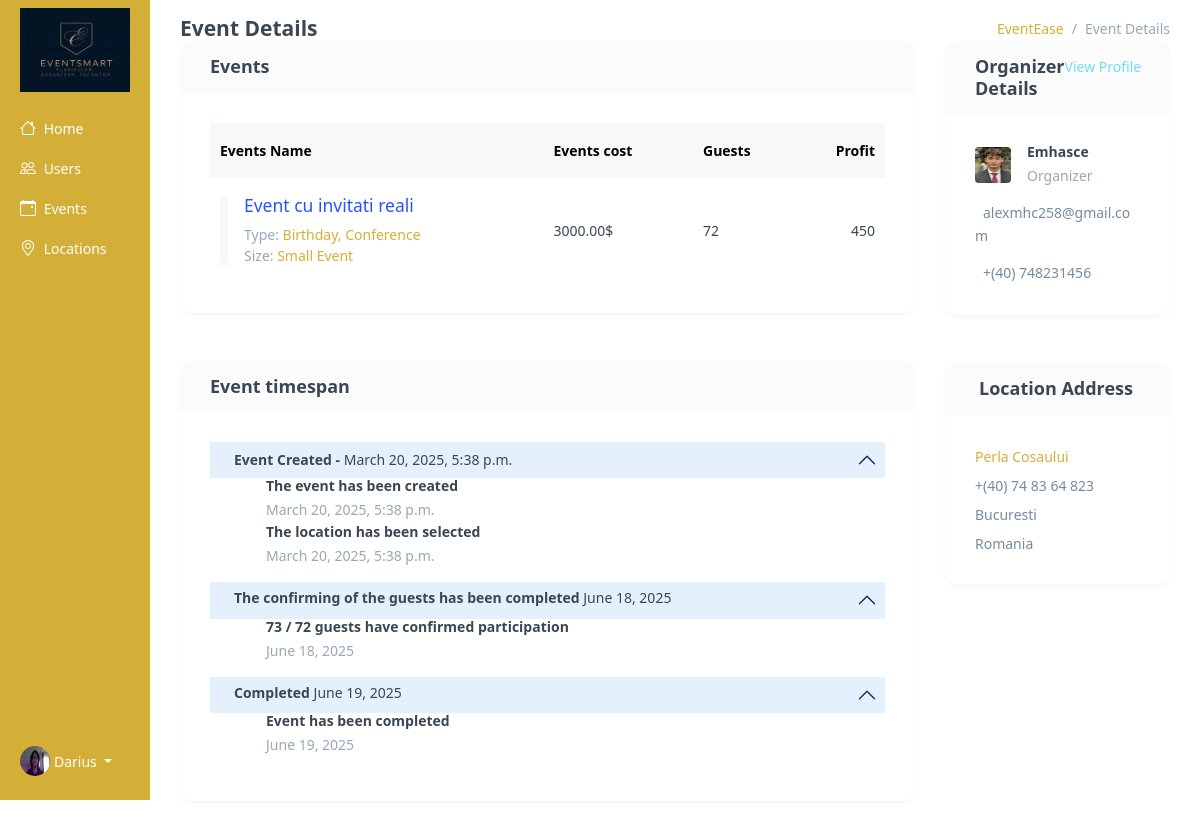
Page /admin-view-event/5/ (signed in) on the earlier database version.
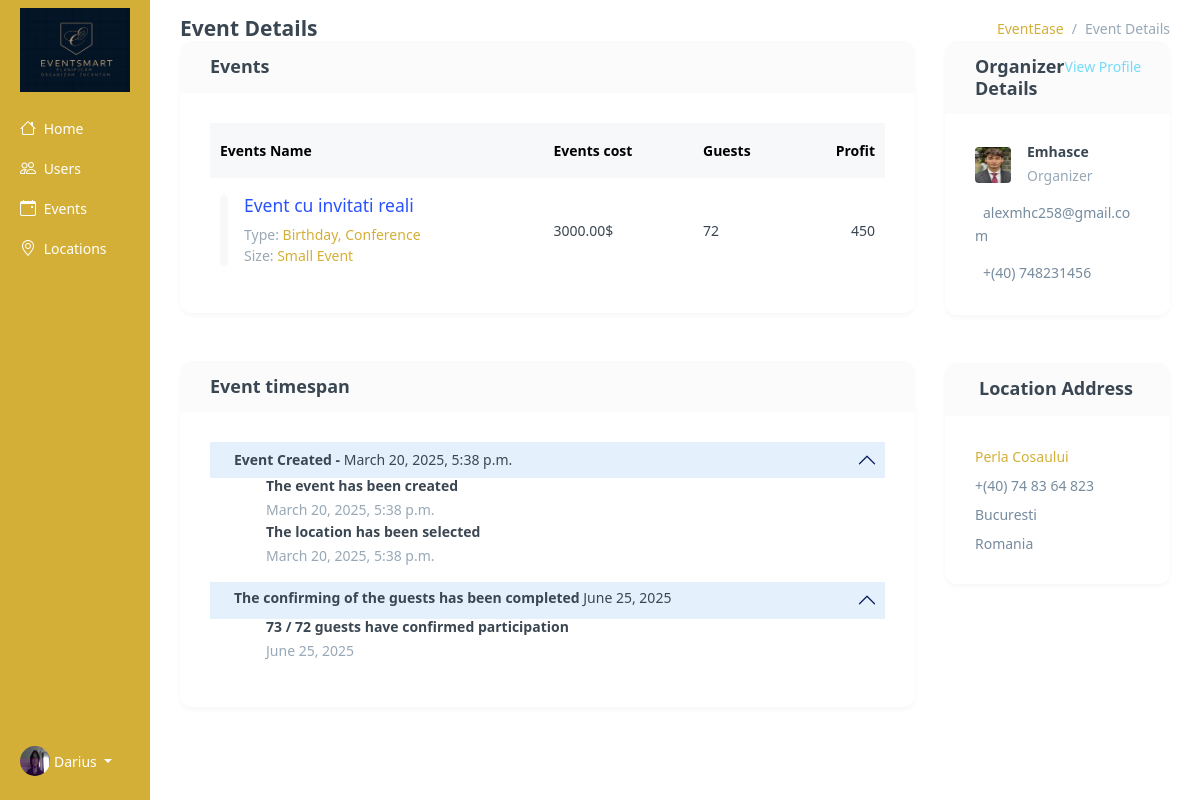
Same page on the later database version.
### base/models.py (models this page shows, shortened)
class Event(models.Model):
    location = models.ForeignKey(Location, on_delete=models.SET_NULL, null=True, blank=True)
    event_name = models.CharField(max_length=100)
    event_date = models.DateField()
    event_time = models.TimeField()
    event_description = models.TextField(null=True, blank=True)
    created_at = models.DateTimeField(auto_now_add=True)
    guests = models.ManyToManyField(Guests, related_name='events', blank=True)
    completed = models.BooleanField(default=False)
    types = models.ManyToManyField(Type, blank=True)
    cost = models.DecimalField(max_digits=10, decimal_places=2, default=3000)
    updated_at = models.DateTimeField(auto_now=True)
    is_canceled = models.BooleanField(default=False)
    organized_by = models.ForeignKey(
        User,
        on_delete=models.CASCADE,
        related_name="organized_events",
        blank=True,
        null=True
    )

class Type(models.Model):
    name = models.CharField(max_length=100)
    def __str__(self):
        return self.name

class Profile(models.Model):
    user = models.ForeignKey(User, on_delete=models.CASCADE, null=True, blank=True)
    username = models.CharField(max_length=150, unique=True)
    password = models.CharField(max_length=128)
    email = models.EmailField()
    description = models.TextField(null=True, blank=True)
    photo = models.ImageField(upload_to='profile_photos/', null=True, blank=True, default="poze_invitati/male.png")
    cv_file = models.FileField(upload_to='cv_folder', null=True, blank=True)
    approved = models.BooleanField(default=False)
    number = models.CharField(max_length=15,default="+(40) 748364823")
    age = models.IntegerField(default=20)
    first_name = models.CharField(null=True, blank=True,max_length=15)
    last_name = models.CharField(null=True, blank=True,max_length=15)
    location = models.CharField(null=True, blank=True,max_length=60)
    street = models.CharField(null=True, blank=True,max_length=100)
    zip_code = models.CharField(null=True, blank=True,max_length=10)
    facebook = models.CharField(null=True, blank=True,max_length=100)
    instagram = models.CharField(null=True, blank=True,max_length=100)
    work_link = models.CharField(null=True, blank=True,max_length=100)
    google_link = models.CharField(null=True, blank=True,max_length=100)
    country = models.CharField(null=True, blank=True,max_length=100)
    created_at = models.DateTimeField(auto_now_add=True)
    welcome_email_sent = models.BooleanField(default=False)
    USER_TYPE_CHOICES = (
        ('admin', 'Admin'),
        ('organizer', 'Organizer'),
        ('guest', 'Guest'),
        ('staff', 'Staff')
    )
    user_type = models.CharField(
        max_length=20,
        choices=USER_TYPE_CHOICES,
        default='guest'
    )

### base/views.py (the view)
@login_required(login_url='login')
def admin_view_events(request, pk):
    if not request.user.is_superuser:
        return HttpResponseForbidden("You do not have permission to access this page.")
    event = Event.objects.get(id=pk)
    guests_count = event.guests.count()
    accepted = RSVP.objects.filter(event=event, response="Accepted").count()
    location = Location.objects.get(event=event)
    next_day = event.event_date + timedelta(days=1)
    now = datetime.now()
    today = now.date()
    is_today = today >= (event.event_date - timedelta(days=1))
    context = {
        'is_today':is_today,
        'accepted': accepted,
        'next_day':next_day,
        'location':location,
        'event':event,
        'guests_count':guests_count
    }
    return render(request, 'base/admin-view-event.html', context)

### base/context_processors.py (called while the page is built)
def media_url(request):
    return {
        'MEDIA_URL': settings.MEDIA_URL
    }

### base/templates/base/admin-view-event.html (shortened to what the changed rows need)
{% extends 'main.html' %}
{% block content %}
<div class="container-fluid">
    <div class="row flex-nowrap">
        <div class="col py-3 events view">
            <div class="container-fluid">
                <div class="row">
                    <div class="col-xl-9">
                        <div class="card mb-5">
                            <div class="card-body">
                                <div class="table-responsive table-card">
                                    <table class="table table-nowrap align-middle table-borderless mb-0">
                                        <thead class="table-light text-muted">
                                            <tr>
                                                <th scope="col">Events Name</th>
                                                <th scope="col">Events cost</th>
                                                <th scope="col">Guests</th>
                                                <th scope="col" class="text-end">Profit</th>
                                            </tr>
                                        </thead>
                                        <tbody>
                                            <tr>
                                                <td>
                                                    <div class="d-flex">
                                                        <div class="flex-grow-1 ms-3">
                                                            <h5 class="fs-15"><a href="#" class="link-primary" style="color:#D4AF37;"> {{ event.event_name }} </a></h5>
                                                            <p class="text-muted mb-0">Type: <span class="fw-medium"> {{ event.types.all|join:", " }} </span></p>
                                                        </div>
                                                    </div>
                                                </td>
                                                <td> {{ event.cost }}$ </td>
                                                <td>{{ guests_count }}</td>
                                                <td class="fw-medium text-end">
                                                    {% widthratio event.cost 100 15 %}
                                                </td>
                                            </tr>
                                        </tbody>
                                    </table>
                                </div>
                            </div>
                        </div>
                        <div class="card">
                            <div class="card-body">
                                <div class="profile-timeline">
                                    <div class="accordion accordion-flush" id="accordionFlushExample">
                                        <div class="accordion-item border-0">
                                            <div class="accordion-header" id="headingOne">
                                                <a class="accordion-button p-2 shadow-none" data-bs-toggle="collapse" href="#collapseOne" aria-expanded="true" aria-controls="collapseOne">
                                                    <div class="d-flex align-items-center">
                                                        <div class="flex-grow-1 ms-3">
                                                            <h6 class="fs-15 mb-0 fw-semibold">Event Created - <span class="fw-normal"> {{ event.created_at }} </span></h6>
                                                        </div>
                                                    </div>
                                                </a>
                                            </div>
                                            <div id="collapseOne" class="accordion-collapse collapse show" aria-labelledby="headingOne" data-bs-parent="#accordionExample">
                                                <div class="accordion-body ms-2 ps-5 pt-0">
                                                    <h6 class="mb-1">The event has been created</h6>
                                                    <p class="text-muted">{{ event.created_at }}</p>
                                                    <h6 class="mb-1">The location has been selected</h6>
                                                    <p class="text-muted mb-0">{{ event.created_at }}</p>
                                                </div>
                                            </div>
                                        </div>
                                        {% if is_today %}
                                        <div class="accordion-item border-0">
                                            <div class="accordion-header" id="headingTwo">
                                                <a class="accordion-button p-2 shadow-none" data-bs-toggle="collapse" href="#collapseTwo" aria-expanded="false" aria-controls="collapseTwo">
                                                    <div class="d-flex align-items-center">
                                                        <div class="flex-grow-1 ms-3">
                                                            <h6 class="fs-15 mb-1 fw-semibold">The confirming of the guests has been completed <span class="fw-normal">{{ event.event_date }}</span></h6>
                                                        </div>
                                                    </div>
                                                </a>
                                            </div>
                                            <div id="collapseTwo" class="accordion-collapse collapse show" aria-labelledby="headingTwo" data-bs-parent="#accordionExample">
                                                <div class="accordion-body ms-2 ps-5 pt-0">
                                                    <h6 class="mb-1">{{accepted}} / {{ guests_count }} guests have confirmed participation</h6>
                                                    <p class="text-muted mb-0">{{ event.event_date }}</p>
                                                </div>
                                            </div>
                                        </div>
                                        {% endif %}
                                        {% if event.completed == True %}
                                        <div class="accordion-item border-0">
                                            <div class="accordion-header" id="headingThree">
                                                <a class="accordion-button p-2 shadow-none" data-bs-toggle="collapse" href="#collapseThree" aria-expanded="false" aria-controls="collapseThree">
                                                    <div class="d-flex align-items-center">
                                                        <div class="flex-grow-1 ms-3">
                                                            <h6 class="fs-15 mb-1 fw-semibold">Completed <span class="fw-normal">{{ next_day }}</span></h6>
                                                        </div>
                                                    </div>
                                                </a>
                                            </div>
                                            <div id="collapseThree" class="accordion-collapse collapse show" aria-labelledby="headingThree" data-bs-parent="#accordionExample">
                                                <div class="accordion-body ms-2 ps-5 pt-0">
                                                    <h6 class="mb-1">Event has been completed</h6>
                                                    <p class="text-muted mb-0">{{ next_day }}</p>
                                                </div>
                                            </div>
                                        </div>
                                        {% endif %}
                                    </div>
                                </div>
                            </div>
                        </div>
                    </div>
                    <div class="col-xl-3">
                        <div class="card mb-5">
                            <div class="card-body">
                                <ul class="list-unstyled mb-0 vstack gap-3">
                                    <li>
                                        <div class="d-flex align-items-center">
                                            <div class="flex-shrink-0">
                                                <img style="width:3vw; height:3vw;" src="{{ event.organized_by.profile_set.first.photo.url }}" alt="" class="avatar-sm rounded material-shadow">
                                            </div>
                                            <div class="flex-grow-1 ms-3">
                                                <h6 class="fs-14 mb-1"> {{ event.organized_by }} </h6>
                                                <p class="text-muted mb-0">Organizer</p>
                                            </div>
                                        </div>
                                    </li>
                                    <li> {{ event.organized_by.profile_set.first.email }} </li>
                                    <li> {{ event.organized_by.profile_set.first.number }} </li>
                                </ul>
                            </div>
                        </div>
                    </div>
                </div>
            </div>
        </div>
    </div>
</div>
{% endblock content %}

Differences in the rows shown:
changed Event "Event cu invitati reali": event_date "June 18, 2025" → "June 25, 2025"; completed True → False (drawn)
Other differences:
{{ next_day }}: "June 19, 2025" → (not shown)
text no longer shown: "Completed Event has been completed"
